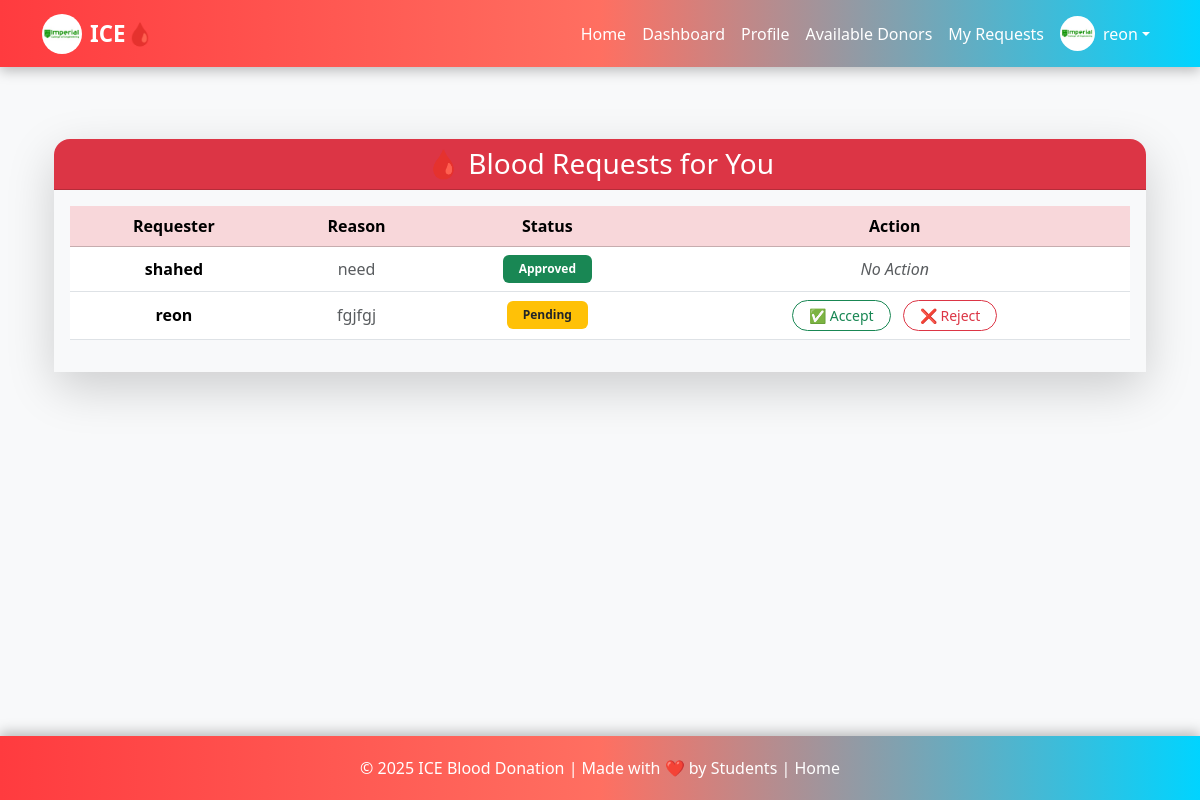
The page /my-requests/ (signed in) on the database its author committed.
### blood/models.py (models this page shows, shortened)
class Donor(models.Model):
    user = models.OneToOneField(User, on_delete=models.CASCADE)
    blood_group = models.CharField(max_length=5)
    phone = models.CharField(max_length=15)
    department = models.CharField(max_length=100)
    available = models.BooleanField(default=True)
    last_donation_date = models.DateField(null=True, blank=True)
    donation_count = models.IntegerField(default=0)
    profile_pic = models.ImageField(upload_to='profile_pics/', null=True, blank=True)

class Request(models.Model):
    donor = models.ForeignKey(Donor, on_delete=models.CASCADE, related_name='requests')
    requester = models.ForeignKey(User, on_delete=models.CASCADE)
    reason = models.TextField(blank=True)
    date = models.DateTimeField(default=timezone.now)
    status = models.CharField(max_length=20, default="Pending")  # Pending / Approved / Rejected

### blood/views.py (the view)
# urls.py: path('my-requests/', views.donor_requests, name='donor_requests'),
@login_required
def donor_requests(request):
    try:
        donor = Donor.objects.get(user=request.user)
    except Donor.DoesNotExist:
        return redirect('profile')
    requests = donor.requests.all()
    return render(request, 'blood/donor_requests.html', {'requests': requests})

### blood/templates/blood/donor_requests.html (shortened to what this page needs)
{% extends 'blood/base.html' %}
{% block content %}
<div class="container mt-5 mb-5">
  <div class="card shadow-lg border-0 rounded-4">
    <div class="card-header bg-danger text-white text-center rounded-top-4">
      <h3 class="mb-0">🩸 Blood Requests for You</h3>
    </div>
    <div class="card-body bg-light">
      {% if requests %}
      <div class="table-responsive">
        <table class="table table-hover align-middle text-center">
          <thead class="table-danger text-dark">
            <tr>
              <th>Requester</th>
              <th>Reason</th>
              <th>Status</th>
              <th>Action</th>
            </tr>
          </thead>
          <tbody>
            {% for req in requests %}
            <tr>
              <td class="fw-semibold">{{ req.requester.username }}</td>
              <td class="text-muted">{{ req.reason }}</td>
              <td>
                {% if req.status == 'Pending' %}
                  <span class="badge bg-warning text-dark px-3 py-2">{{ req.status }}</span>
                {% elif req.status == 'Approved' %}
                  <span class="badge bg-success px-3 py-2">{{ req.status }}</span>
                {% else %}
                  <span class="badge bg-danger px-3 py-2">{{ req.status }}</span>
                {% endif %}
              </td>
              <td>
                {% if req.status == 'Pending' %}
                  <a href="{% url 'respond_request' req.id 'Approved' %}"
                     class="btn btn-sm btn-outline-success px-3 me-2 rounded-pill">
                    ✅ Accept
                  </a>
                  <a href="{% url 'respond_request' req.id 'Rejected' %}"
                     class="btn btn-sm btn-outline-danger px-3 rounded-pill">
                    ❌ Reject
                  </a>
                {% else %}
                  <span class="text-muted fst-italic">No Action</span>
                {% endif %}
              </td>
            </tr>
            {% endfor %}
          </tbody>
        </table>
      </div>
      {% else %}
        <div class="text-center py-4">
          <h5 class="text-muted">No requests received yet 🕊️</h5>
        </div>
      {% endif %}
    </div>
  </div>
</div>
{% endblock %}

### blood/templates/blood/base.html (shortened to what this page needs)
{% load static %}
<!DOCTYPE html>
<html lang="en">
<head>
    <link href="https://cdn.jsdelivr.net/npm/bootstrap@5.3.2/dist/css/bootstrap.min.css" rel="stylesheet">
</head>
<body>
<nav class="navbar navbar-expand-lg navbar-dark navbar-custom">
    <div class="container">
        <a class="navbar-brand" href="{% url 'dashboard' %}">
            <img src="{% static 'blood/images/ice logo.jpg' %}" alt="College Logo">
            ICE🩸
        </a>
        <div class="collapse navbar-collapse" id="navbarNav">
            <ul class="navbar-nav ms-auto align-items-center">
                <li class="nav-item"><a class="nav-link" href="{% url 'home' %}">Home</a></li>
                {% if user.is_authenticated %}
                    <li class="nav-item"><a class="nav-link" href="{% url 'dashboard' %}">Dashboard</a></li>
                    <li class="nav-item"><a class="nav-link" href="{% url 'profile' %}">Profile</a></li>
                    <li class="nav-item"><a class="nav-link" href="{% url 'donor_list' %}">Available Donors</a></li>
                    <li class="nav-item"><a class="nav-link" href="{% url 'donor_requests' %}">My Requests</a></li>
                    <li class="nav-item dropdown">
                        <a class="nav-link dropdown-toggle d-flex align-items-center" href="#" id="navbarDropdown" role="button" data-bs-toggle="dropdown" aria-expanded="false">
                            {% if user.donor.profile_pic %}
                                <img src="{{ user.donor.profile_pic.url }}" alt="Profile" class="navbar-profile-pic me-2">
                            {% else %}
                                <img src="https://via.placeholder.com/35" alt="Profile" class="navbar-profile-pic me-2">
                            {% endif %}
                            {{ user.username }}
                        </a>
                    </li>
                {% else %}
                    <li class="nav-item"><a class="nav-link" href="{% url 'login' %}">Login</a></li>
                    <li class="nav-item"><a class="nav-link" href="{% url 'register' %}">Register</a></li>
                {% endif %}
            </ul>
        </div>
    </div>
</nav>
<div class="content-wrapper container mt-4">
    {% block content %}{% endblock %}
</div>
<footer class="footer">
    <div class="container-fluid text-center">
        &copy; {{ year|default:2025 }} ICE Blood Donation | Made with ❤️ by Students | <a href="{% url 'home' %}">Home</a>
    </div>
</footer>
</body>
</html>

### blood/templates/blood/base.html (style rules this page uses)
html, body { margin: 0; padding: 0; min-height: 100vh; display: flex; flex-direction: column; background-color: #f8f9fa; }
.content-wrapper { flex: 1; }
.navbar-profile-pic { width: 35px; height: 35px; object-fit: cover; border-radius: 50%; }
.navbar-custom { background: linear-gradient(90deg, #ff3b3f, #ff6f61, #00d4ff); box-shadow: 0 4px 12px rgba(0,0,0,0.25); transition: 0.3s; }
.navbar-custom .nav-link { color: #fff; font-weight: 500; transition: 0.3s; }
.navbar-brand { font-weight: 700; font-size: 1.4rem; display: flex; align-items: center; }
.navbar-brand img { border-radius: 50%; margin-right: 8px; width: 40px; height: 40px; object-fit: cover; }
.footer { background: linear-gradient(90deg, #ff3b3f, #ff6f61, #00d4ff); color: #fff; padding: 20px 0; text-align: center; box-shadow: 0 -4px 12px rgba(0,0,0,0.25); width: 100%; }
.footer a { color: #fff; text-decoration: none; }

### rows shown on the page
Request: requester.username "shahed", reason "need", status "Approved", shows "No Action"
Request: requester.username "reon", reason "fgjfgj", status "Pending", shows "✅ Accept"

### other values the page prints
{{ user.username }} "reon"
{{ year|default:2025 }} "2025"
